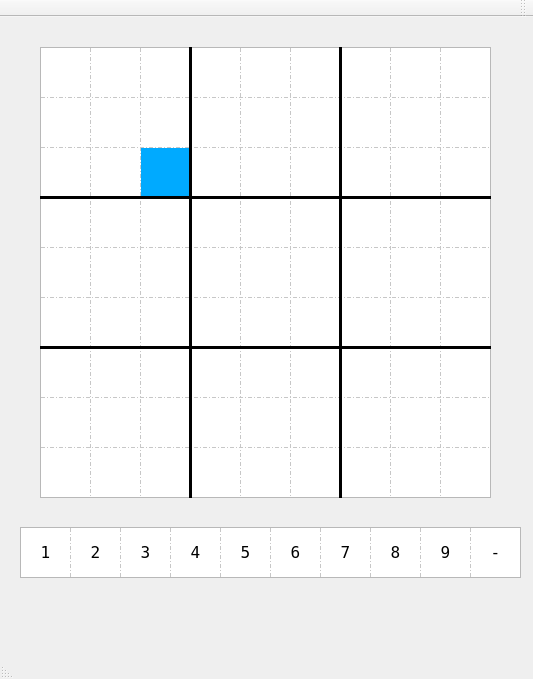
<?xml version="1.0" encoding="UTF-8"?>
<ui version="4.0">
 <class>SudokuClass</class>
 <widget class="QMainWindow" name="SudokuClass">
  <property name="geometry">
   <rect>
    <x>0</x>
    <y>0</y>
    <width>533</width>
    <height>679</height>
   </rect>
  </property>
  <property name="windowTitle">
   <string>Sudoku</string>
  </property>
  <property name="layoutDirection">
   <enum>Qt::RightToLeft</enum>
  </property>
  <widget class="QWidget" name="centralWidget">
   <widget class="QTableWidget" name="Table">
    <property name="geometry">
     <rect>
      <x>40</x>
      <y>30</y>
      <width>451</width>
      <height>451</height>
     </rect>
    </property>
    <property name="font">
     <font>
      <family>Terminal</family>
      <pointsize>12</pointsize>
      <weight>50</weight>
      <bold>false</bold>
     </font>
    </property>
    <property name="mouseTracking">
     <bool>false</bool>
    </property>
    <property name="acceptDrops">
     <bool>false</bool>
    </property>
    <property name="layoutDirection">
     <enum>Qt::LeftToRight</enum>
    </property>
    <property name="frameShadow">
     <enum>QFrame::Plain</enum>
    </property>
    <property name="verticalScrollBarPolicy">
     <enum>Qt::ScrollBarAlwaysOff</enum>
    </property>
    <property name="horizontalScrollBarPolicy">
     <enum>Qt::ScrollBarAlwaysOff</enum>
    </property>
    <property name="sizeAdjustPolicy">
     <enum>QAbstractScrollArea::AdjustIgnored</enum>
    </property>
    <property name="autoScrollMargin">
     <number>16</number>
    </property>
    <property name="editTriggers">
     <set>QAbstractItemView::NoEditTriggers</set>
    </property>
    <property name="selectionMode">
     <enum>QAbstractItemView::SingleSelection</enum>
    </property>
    <property name="textElideMode">
     <enum>Qt::ElideNone</enum>
    </property>
    <property name="horizontalScrollMode">
     <enum>QAbstractItemView::ScrollPerItem</enum>
    </property>
    <property name="gridStyle">
     <enum>Qt::DashDotLine</enum>
    </property>
    <property name="wordWrap">
     <bool>true</bool>
    </property>
    <property name="rowCount">
     <number>9</number>
    </property>
    <property name="columnCount">
     <number>9</number>
    </property>
    <attribute name="horizontalHeaderVisible">
     <bool>false</bool>
    </attribute>
    <attribute name="horizontalHeaderMinimumSectionSize">
     <number>10</number>
    </attribute>
    <attribute name="horizontalHeaderDefaultSectionSize">
     <number>50</number>
    </attribute>
    <attribute name="horizontalHeaderHighlightSections">
     <bool>false</bool>
    </attribute>
    <attribute name="verticalHeaderVisible">
     <bool>false</bool>
    </attribute>
    <attribute name="verticalHeaderMinimumSectionSize">
     <number>10</number>
    </attribute>
    <attribute name="verticalHeaderDefaultSectionSize">
     <number>50</number>
    </attribute>
    <attribute name="verticalHeaderHighlightSections">
     <bool>false</bool>
    </attribute>
    <row/>
    <row/>
    <row/>
    <row/>
    <row/>
    <row/>
    <row/>
    <row/>
    <row/>
    <column/>
    <column/>
    <column/>
    <column/>
    <column/>
    <column/>
    <column/>
    <column/>
    <column/>
    <item row="0" column="0">
     <property name="text">
      <string/>
     </property>
     <property name="textAlignment">
      <set>AlignCenter</set>
     </property>
    </item>
    <item row="0" column="1">
     <property name="text">
      <string/>
     </property>
    </item>
    <item row="0" column="2">
     <property name="text">
      <string/>
     </property>
     <property name="textAlignment">
      <set>AlignCenter</set>
     </property>
    </item>
    <item row="0" column="3">
     <property name="text">
      <string/>
     </property>
     <property name="textAlignment">
      <set>AlignCenter</set>
     </property>
    </item>
    <item row="0" column="4">
     <property name="text">
      <string/>
     </property>
     <property name="textAlignment">
      <set>AlignCenter</set>
     </property>
    </item>
    <item row="0" column="5">
     <property name="text">
      <string/>
     </property>
     <property name="textAlignment">
      <set>AlignCenter</set>
     </property>
    </item>
    <item row="0" column="6">
     <property name="text">
      <string/>
     </property>
     <property name="textAlignment">
      <set>AlignCenter</set>
     </property>
    </item>
    <item row="0" column="7">
     <property name="text">
      <string/>
     </property>
     <property name="textAlignment">
      <set>AlignCenter</set>
     </property>
    </item>
    <item row="0" column="8">
     <property name="text">
      <string/>
     </property>
     <property name="textAlignment">
      <set>AlignCenter</set>
     </property>
    </item>
    <item row="1" column="0">
     <property name="text">
      <string/>
     </property>
     <property name="textAlignment">
      <set>AlignCenter</set>
     </property>
    </item>
    <item row="1" column="1">
     <property name="text">
      <string/>
     </property>
     <property name="textAlignment">
      <set>AlignCenter</set>
     </property>
    </item>
    <item row="1" column="2">
     <property name="text">
      <string/>
     </property>
     <property name="textAlignment">
      <set>AlignCenter</set>
     </property>
    </item>
    <item row="1" column="3">
     <property name="text">
      <string/>
     </property>
     <property name="textAlignment">
      <set>AlignCenter</set>
     </property>
    </item>
    <item row="1" column="4">
     <property name="text">
      <string/>
     </property>
     <property name="textAlignment">
      <set>AlignCenter</set>
     </property>
    </item>
    <item row="1" column="5">
     <property name="text">
      <string/>
     </property>
     <property name="textAlignment">
      <set>AlignCenter</set>
     </property>
    </item>
    <item row="1" column="6">
     <property name="text">
      <string/>
     </property>
     <property name="textAlignment">
      <set>AlignCenter</set>
     </property>
    </item>
    <item row="1" column="7">
     <property name="text">
      <string/>
     </property>
     <property name="textAlignment">
      <set>AlignCenter</set>
     </property>
    </item>
    <item row="1" column="8">
     <property name="text">
      <string/>
     </property>
     <property name="textAlignment">
      <set>AlignCenter</set>
     </property>
    </item>
    <item row="2" column="0">
     <property name="text">
      <string/>
     </property>
     <property name="textAlignment">
      <set>AlignCenter</set>
     </property>
    </item>
    <item row="2" column="1">
     <property name="text">
      <string/>
     </property>
     <property name="textAlignment">
      <set>AlignCenter</set>
     </property>
    </item>
    <item row="2" column="2">
     <property name="text">
      <string/>
     </property>
     <property name="textAlignment">
      <set>AlignCenter</set>
     </property>
     <property name="background">
      <brush brushstyle="SolidPattern">
       <color alpha="255">
        <red>0</red>
        <green>170</green>
        <blue>255</blue>
       </color>
      </brush>
     </property>
    </item>
    <item row="2" column="3">
     <property name="text">
      <string/>
     </property>
     <property name="textAlignment">
      <set>AlignCenter</set>
     </property>
    </item>
    <item row="2" column="4">
     <property name="text">
      <string/>
     </property>
     <property name="textAlignment">
      <set>AlignCenter</set>
     </property>
    </item>
    <item row="2" column="5">
     <property name="text">
      <string/>
     </property>
     <property name="textAlignment">
      <set>AlignCenter</set>
     </property>
    </item>
    <item row="2" column="6">
     <property name="text">
      <string/>
     </property>
     <property name="textAlignment">
      <set>AlignCenter</set>
     </property>
    </item>
    <item row="2" column="7">
     <property name="text">
      <string/>
     </property>
     <property name="textAlignment">
      <set>AlignCenter</set>
     </property>
    </item>
    <item row="2" column="8">
     <property name="text">
      <string/>
     </property>
     <property name="textAlignment">
      <set>AlignCenter</set>
     </property>
    </item>
    <item row="3" column="0">
     <property name="text">
      <string/>
     </property>
     <property name="textAlignment">
      <set>AlignCenter</set>
     </property>
    </item>
    <item row="3" column="1">
     <property name="text">
      <string/>
     </property>
     <property name="textAlignment">
      <set>AlignCenter</set>
     </property>
    </item>
    <item row="3" column="2">
     <property name="text">
      <string/>
     </property>
     <property name="textAlignment">
      <set>AlignCenter</set>
     </property>
    </item>
    <item row="3" column="3">
     <property name="text">
      <string/>
     </property>
     <property name="textAlignment">
      <set>AlignCenter</set>
     </property>
    </item>
    <item row="3" column="4">
     <property name="text">
      <string/>
     </property>
     <property name="textAlignment">
      <set>AlignCenter</set>
     </property>
    </item>
    <item row="3" column="5">
     <property name="text">
      <string/>
     </property>
     <property name="textAlignment">
      <set>AlignCenter</set>
     </property>
    </item>
    <item row="3" column="6">
     <property name="text">
      <string/>
     </property>
     <property name="textAlignment">
      <set>AlignCenter</set>
     </property>
    </item>
    <item row="3" column="7">
     <property name="text">
      <string/>
     </property>
     <property name="textAlignment">
      <set>AlignCenter</set>
     </property>
    </item>
    <item row="3" column="8">
     <property name="text">
      <string/>
     </property>
     <property name="textAlignment">
      <set>AlignCenter</set>
     </property>
    </item>
    <item row="4" column="0">
     <property name="text">
      <string/>
     </property>
     <property name="textAlignment">
      <set>AlignCenter</set>
     </property>
    </item>
    <item row="4" column="1">
     <property name="text">
      <string/>
     </property>
     <property name="textAlignment">
      <set>AlignCenter</set>
     </property>
    </item>
    <item row="4" column="2">
     <property name="text">
      <string/>
     </property>
     <property name="textAlignment">
      <set>AlignCenter</set>
     </property>
    </item>
    <item row="4" column="3">
     <property name="text">
      <string/>
     </property>
     <property name="textAlignment">
      <set>AlignCenter</set>
     </property>
    </item>
    <item row="4" column="4">
     <property name="text">
      <string/>
     </property>
     <property name="textAlignment">
      <set>AlignCenter</set>
     </property>
    </item>
    <item row="4" column="5">
     <property name="text">
      <string/>
     </property>
     <property name="textAlignment">
      <set>AlignCenter</set>
     </property>
    </item>
    <item row="4" column="6">
     <property name="text">
      <string/>
     </property>
     <property name="textAlignment">
      <set>AlignCenter</set>
     </property>
    </item>
    <item row="4" column="7">
     <property name="text">
      <string/>
     </property>
     <property name="textAlignment">
      <set>AlignCenter</set>
     </property>
    </item>
    <item row="4" column="8">
     <property name="text">
      <string/>
     </property>
     <property name="textAlignment">
      <set>AlignCenter</set>
     </property>
    </item>
    <item row="5" column="0">
     <property name="text">
      <string/>
     </property>
     <property name="textAlignment">
      <set>AlignCenter</set>
     </property>
    </item>
    <item row="5" column="1">
     <property name="text">
      <string/>
     </property>
     <property name="textAlignment">
      <set>AlignCenter</set>
     </property>
    </item>
    <item row="5" column="2">
     <property name="text">
      <string/>
     </property>
     <property name="textAlignment">
      <set>AlignCenter</set>
     </property>
    </item>
    <item row="5" column="3">
     <property name="text">
      <string/>
     </property>
     <property name="textAlignment">
      <set>AlignCenter</set>
     </property>
    </item>
    <item row="5" column="4">
     <property name="text">
      <string/>
     </property>
     <property name="textAlignment">
      <set>AlignCenter</set>
     </property>
    </item>
    <item row="5" column="5">
     <property name="text">
      <string/>
     </property>
     <property name="textAlignment">
      <set>AlignCenter</set>
     </property>
    </item>
    <item row="5" column="6">
     <property name="text">
      <string/>
     </property>
     <property name="textAlignment">
      <set>AlignCenter</set>
     </property>
    </item>
    <item row="5" column="7">
     <property name="text">
      <string/>
     </property>
     <property name="textAlignment">
      <set>AlignCenter</set>
     </property>
    </item>
    <item row="5" column="8">
     <property name="text">
      <string/>
     </property>
     <property name="textAlignment">
      <set>AlignCenter</set>
     </property>
    </item>
    <item row="6" column="0">
     <property name="text">
      <string/>
     </property>
     <property name="textAlignment">
      <set>AlignCenter</set>
     </property>
    </item>
    <item row="6" column="1">
     <property name="text">
      <string/>
     </property>
     <property name="textAlignment">
      <set>AlignCenter</set>
     </property>
    </item>
    <item row="6" column="2">
     <property name="text">
      <string/>
     </property>
     <property name="textAlignment">
      <set>AlignCenter</set>
     </property>
    </item>
    <item row="6" column="3">
     <property name="text">
      <string/>
     </property>
     <property name="textAlignment">
      <set>AlignCenter</set>
     </property>
    </item>
    <item row="6" column="4">
     <property name="text">
      <string/>
     </property>
     <property name="textAlignment">
      <set>AlignCenter</set>
     </property>
    </item>
    <item row="6" column="5">
     <property name="text">
      <string/>
     </property>
     <property name="textAlignment">
      <set>AlignCenter</set>
     </property>
    </item>
    <item row="6" column="6">
     <property name="text">
      <string/>
     </property>
     <property name="textAlignment">
      <set>AlignCenter</set>
     </property>
    </item>
    <item row="6" column="7">
     <property name="text">
      <string/>
     </property>
     <property name="textAlignment">
      <set>AlignCenter</set>
     </property>
    </item>
    <item row="6" column="8">
     <property name="text">
      <string/>
     </property>
     <property name="textAlignment">
      <set>AlignCenter</set>
     </property>
    </item>
    <item row="7" column="0">
     <property name="text">
      <string/>
     </property>
     <property name="textAlignment">
      <set>AlignCenter</set>
     </property>
    </item>
    <item row="7" column="1">
     <property name="text">
      <string/>
     </property>
     <property name="textAlignment">
      <set>AlignCenter</set>
     </property>
    </item>
    <item row="7" column="2">
     <property name="text">
      <string/>
     </property>
     <property name="textAlignment">
      <set>AlignCenter</set>
     </property>
    </item>
    <item row="7" column="3">
     <property name="text">
      <string/>
     </property>
     <property name="textAlignment">
      <set>AlignCenter</set>
     </property>
    </item>
    <item row="7" column="4">
     <property name="text">
      <string/>
     </property>
     <property name="textAlignment">
      <set>AlignCenter</set>
     </property>
    </item>
    <item row="7" column="5">
     <property name="text">
      <string/>
     </property>
     <property name="textAlignment">
      <set>AlignCenter</set>
     </property>
    </item>
    <item row="7" column="6">
     <property name="text">
      <string/>
     </property>
     <property name="textAlignment">
      <set>AlignCenter</set>
     </property>
    </item>
    <item row="7" column="7">
     <property name="text">
      <string/>
     </property>
     <property name="textAlignment">
      <set>AlignCenter</set>
     </property>
    </item>
    <item row="7" column="8">
     <property name="text">
      <string/>
     </property>
     <property name="textAlignment">
      <set>AlignCenter</set>
     </property>
    </item>
    <item row="8" column="0">
     <property name="text">
      <string/>
     </property>
     <property name="textAlignment">
      <set>AlignCenter</set>
     </property>
    </item>
    <item row="8" column="1">
     <property name="text">
      <string/>
     </property>
     <property name="textAlignment">
      <set>AlignCenter</set>
     </property>
    </item>
    <item row="8" column="2">
     <property name="text">
      <string/>
     </property>
     <property name="textAlignment">
      <set>AlignCenter</set>
     </property>
    </item>
    <item row="8" column="3">
     <property name="text">
      <string/>
     </property>
     <property name="textAlignment">
      <set>AlignCenter</set>
     </property>
    </item>
    <item row="8" column="4">
     <property name="text">
      <string/>
     </property>
     <property name="textAlignment">
      <set>AlignCenter</set>
     </property>
    </item>
    <item row="8" column="5">
     <property name="text">
      <string/>
     </property>
     <property name="textAlignment">
      <set>AlignCenter</set>
     </property>
    </item>
    <item row="8" column="6">
     <property name="text">
      <string/>
     </property>
     <property name="textAlignment">
      <set>AlignCenter</set>
     </property>
    </item>
    <item row="8" column="7">
     <property name="text">
      <string/>
     </property>
     <property name="textAlignment">
      <set>AlignCenter</set>
     </property>
    </item>
    <item row="8" column="8">
     <property name="text">
      <string/>
     </property>
     <property name="textAlignment">
      <set>AlignCenter</set>
     </property>
    </item>
   </widget>
   <widget class="Line" name="line">
    <property name="geometry">
     <rect>
      <x>40</x>
      <y>170</y>
      <width>451</width>
      <height>21</height>
     </rect>
    </property>
    <property name="frameShadow">
     <enum>QFrame::Plain</enum>
    </property>
    <property name="lineWidth">
     <number>3</number>
    </property>
    <property name="orientation">
     <enum>Qt::Horizontal</enum>
    </property>
   </widget>
   <widget class="Line" name="line_2">
    <property name="geometry">
     <rect>
      <x>40</x>
      <y>320</y>
      <width>451</width>
      <height>21</height>
     </rect>
    </property>
    <property name="frameShadow">
     <enum>QFrame::Plain</enum>
    </property>
    <property name="lineWidth">
     <number>3</number>
    </property>
    <property name="orientation">
     <enum>Qt::Horizontal</enum>
    </property>
   </widget>
   <widget class="Line" name="line_3">
    <property name="geometry">
     <rect>
      <x>170</x>
      <y>30</y>
      <width>41</width>
      <height>451</height>
     </rect>
    </property>
    <property name="frameShadow">
     <enum>QFrame::Plain</enum>
    </property>
    <property name="lineWidth">
     <number>3</number>
    </property>
    <property name="orientation">
     <enum>Qt::Vertical</enum>
    </property>
   </widget>
   <widget class="Line" name="line_4">
    <property name="geometry">
     <rect>
      <x>320</x>
      <y>30</y>
      <width>41</width>
      <height>451</height>
     </rect>
    </property>
    <property name="font">
     <font>
      <family>French Script MT</family>
      <pointsize>14</pointsize>
     </font>
    </property>
    <property name="layoutDirection">
     <enum>Qt::LeftToRight</enum>
    </property>
    <property name="frameShadow">
     <enum>QFrame::Plain</enum>
    </property>
    <property name="lineWidth">
     <number>3</number>
    </property>
    <property name="orientation">
     <enum>Qt::Vertical</enum>
    </property>
   </widget>
   <widget class="QTableWidget" name="Table_2">
    <property name="geometry">
     <rect>
      <x>20</x>
      <y>510</y>
      <width>501</width>
      <height>51</height>
     </rect>
    </property>
    <property name="font">
     <font>
      <family>Terminal</family>
      <pointsize>12</pointsize>
      <weight>50</weight>
      <bold>false</bold>
     </font>
    </property>
    <property name="mouseTracking">
     <bool>false</bool>
    </property>
    <property name="acceptDrops">
     <bool>false</bool>
    </property>
    <property name="layoutDirection">
     <enum>Qt::LeftToRight</enum>
    </property>
    <property name="frameShadow">
     <enum>QFrame::Plain</enum>
    </property>
    <property name="verticalScrollBarPolicy">
     <enum>Qt::ScrollBarAlwaysOff</enum>
    </property>
    <property name="horizontalScrollBarPolicy">
     <enum>Qt::ScrollBarAlwaysOff</enum>
    </property>
    <property name="editTriggers">
     <set>QAbstractItemView::NoEditTriggers</set>
    </property>
    <property name="selectionMode">
     <enum>QAbstractItemView::SingleSelection</enum>
    </property>
    <property name="textElideMode">
     <enum>Qt::ElideMiddle</enum>
    </property>
    <property name="gridStyle">
     <enum>Qt::DashDotLine</enum>
    </property>
    <property name="wordWrap">
     <bool>true</bool>
    </property>
    <property name="rowCount">
     <number>1</number>
    </property>
    <property name="columnCount">
     <number>10</number>
    </property>
    <attribute name="horizontalHeaderVisible">
     <bool>false</bool>
    </attribute>
    <attribute name="horizontalHeaderMinimumSectionSize">
     <number>10</number>
    </attribute>
    <attribute name="horizontalHeaderDefaultSectionSize">
     <number>50</number>
    </attribute>
    <attribute name="horizontalHeaderHighlightSections">
     <bool>false</bool>
    </attribute>
    <attribute name="verticalHeaderVisible">
     <bool>false</bool>
    </attribute>
    <attribute name="verticalHeaderMinimumSectionSize">
     <number>10</number>
    </attribute>
    <attribute name="verticalHeaderDefaultSectionSize">
     <number>50</number>
    </attribute>
    <attribute name="verticalHeaderHighlightSections">
     <bool>false</bool>
    </attribute>
    <row/>
    <column/>
    <column/>
    <column/>
    <column/>
    <column/>
    <column/>
    <column/>
    <column/>
    <column/>
    <column/>
    <item row="0" column="0">
     <property name="text">
      <string>1</string>
     </property>
     <property name="textAlignment">
      <set>AlignCenter</set>
     </property>
    </item>
    <item row="0" column="1">
     <property name="text">
      <string>2</string>
     </property>
     <property name="textAlignment">
      <set>AlignCenter</set>
     </property>
    </item>
    <item row="0" column="2">
     <property name="text">
      <string>3</string>
     </property>
     <property name="textAlignment">
      <set>AlignCenter</set>
     </property>
    </item>
    <item row="0" column="3">
     <property name="text">
      <string>4</string>
     </property>
     <property name="textAlignment">
      <set>AlignCenter</set>
     </property>
    </item>
    <item row="0" column="4">
     <property name="text">
      <string>5</string>
     </property>
     <property name="textAlignment">
      <set>AlignCenter</set>
     </property>
    </item>
    <item row="0" column="5">
     <property name="text">
      <string>6</string>
     </property>
     <property name="textAlignment">
      <set>AlignCenter</set>
     </property>
    </item>
    <item row="0" column="6">
     <property name="text">
      <string>7</string>
     </property>
     <property name="textAlignment">
      <set>AlignCenter</set>
     </property>
    </item>
    <item row="0" column="7">
     <property name="text">
      <string>8</string>
     </property>
     <property name="textAlignment">
      <set>AlignCenter</set>
     </property>
    </item>
    <item row="0" column="8">
     <property name="text">
      <string>9</string>
     </property>
     <property name="textAlignment">
      <set>AlignCenter</set>
     </property>
    </item>
    <item row="0" column="9">
     <property name="text">
      <string>-</string>
     </property>
     <property name="textAlignment">
      <set>AlignCenter</set>
     </property>
    </item>
   </widget>
  </widget>
  <widget class="QMenuBar" name="menuBar">
   <property name="geometry">
    <rect>
     <x>0</x>
     <y>0</y>
     <width>533</width>
     <height>26</height>
    </rect>
   </property>
   <property name="layoutDirection">
    <enum>Qt::LeftToRight</enum>
   </property>
  </widget>
  <widget class="QToolBar" name="mainToolBar">
   <attribute name="toolBarArea">
    <enum>TopToolBarArea</enum>
   </attribute>
   <attribute name="toolBarBreak">
    <bool>false</bool>
   </attribute>
  </widget>
  <widget class="QStatusBar" name="statusBar"/>
 </widget>
 <layoutdefault spacing="6" margin="11"/>
 <resources/>
 <connections/>
</ui>
